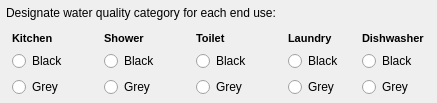
                   <widget class="QWidget" name="res_enduse_wwwidget" native="true">
                    <property name="minimumSize">
                     <size>
                      <width>0</width>
                      <height>0</height>
                     </size>
                    </property>
                    <layout class="QGridLayout" name="gridLayout_13">
                     <property name="leftMargin">
                      <number>6</number>
                     </property>
                     <property name="topMargin">
                      <number>6</number>
                     </property>
                     <property name="rightMargin">
                      <number>6</number>
                     </property>
                     <property name="bottomMargin">
                      <number>6</number>
                     </property>
                     <item row="0" column="0" colspan="3">
                      <widget class="QLabel" name="res_enduse_wwlbl">
                       <property name="whatsThis">
                        <string>Estimate of the annual irrigation volume per hectare</string>
                       </property>
                       <property name="text">
                        <string>Designate water quality category for each end use:</string>
                       </property>
                      </widget>
                     </item>
                     <item row="1" column="0">
                      <widget class="QWidget" name="kitchen_ww" native="true">
                       <layout class="QVBoxLayout" name="verticalLayout_12">
                        <property name="spacing">
                         <number>6</number>
                        </property>
                        <property name="leftMargin">
                         <number>6</number>
                        </property>
                        <property name="topMargin">
                         <number>6</number>
                        </property>
                        <property name="rightMargin">
                         <number>6</number>
                        </property>
                        <property name="bottomMargin">
                         <number>0</number>
                        </property>
                        <item>
                         <widget class="QLabel" name="kitchen_wwlbl">
                          <property name="whatsThis">
                           <string>Kitchen = kitchen tap, water for cooking and washing up. Demand is calculated from both tap and partly from dishwasher using values from AS6400 unless otherwise customized.</string>
                          </property>
                          <property name="text">
                           <string>&lt;!DOCTYPE HTML PUBLIC &quot;-//W3C//DTD HTML 4.0//EN&quot; &quot;http://www.w3.org/TR/REC-html40/strict.dtd&quot;&gt;
&lt;html&gt;&lt;head&gt;&lt;meta name=&quot;qrichtext&quot; content=&quot;1&quot; /&gt;&lt;style type=&quot;text/css&quot;&gt;
p, li { white-space: pre-wrap; }
&lt;/style&gt;&lt;/head&gt;&lt;body style=&quot; font-family:'MS Shell Dlg 2'; font-size:8pt; font-weight:400; font-style:normal;&quot;&gt;
&lt;p style=&quot; margin-top:0px; margin-bottom:0px; margin-left:0px; margin-right:0px; -qt-block-indent:0; text-indent:0px;&quot;&gt;&lt;span style=&quot; font-weight:600;&quot;&gt;Kitchen&lt;/span&gt;&lt;/p&gt;&lt;/body&gt;&lt;/html&gt;</string>
                          </property>
                         </widget>
                        </item>
                        <item>
                         <widget class="QRadioButton" name="kitchen_blackradio">
                          <property name="text">
                           <string>Black</string>
                          </property>
                         </widget>
                        </item>
                        <item>
                         <widget class="QRadioButton" name="kitchen_greyradio">
                          <property name="text">
                           <string>Grey</string>
                          </property>
                         </widget>
                        </item>
                       </layout>
                      </widget>
                     </item>
                     <item row="1" column="1">
                      <widget class="QWidget" name="shower_ww" native="true">
                       <layout class="QVBoxLayout" name="verticalLayout_13">
                        <property name="spacing">
                         <number>6</number>
                        </property>
                        <property name="leftMargin">
                         <number>6</number>
                        </property>
                        <property name="topMargin">
                         <number>6</number>
                        </property>
                        <property name="rightMargin">
                         <number>6</number>
                        </property>
                        <property name="bottomMargin">
                         <number>0</number>
                        </property>
                        <item>
                         <widget class="QLabel" name="shower_wwlbl">
                          <property name="whatsThis">
                           <string>Kitchen = kitchen tap, water for cooking and washing up. Demand is calculated from both tap and partly from dishwasher using values from AS6400 unless otherwise customized.</string>
                          </property>
                          <property name="text">
                           <string>&lt;!DOCTYPE HTML PUBLIC &quot;-//W3C//DTD HTML 4.0//EN&quot; &quot;http://www.w3.org/TR/REC-html40/strict.dtd&quot;&gt;
&lt;html&gt;&lt;head&gt;&lt;meta name=&quot;qrichtext&quot; content=&quot;1&quot; /&gt;&lt;style type=&quot;text/css&quot;&gt;
p, li { white-space: pre-wrap; }
&lt;/style&gt;&lt;/head&gt;&lt;body style=&quot; font-family:'MS Shell Dlg 2'; font-size:8pt; font-weight:400; font-style:normal;&quot;&gt;
&lt;p style=&quot; margin-top:0px; margin-bottom:0px; margin-left:0px; margin-right:0px; -qt-block-indent:0; text-indent:0px;&quot;&gt;&lt;span style=&quot; font-weight:600;&quot;&gt;Shower&lt;/span&gt;&lt;/p&gt;&lt;/body&gt;&lt;/html&gt;</string>
                          </property>
                         </widget>
                        </item>
                        <item>
                         <widget class="QRadioButton" name="shower_blackradio">
                          <property name="text">
                           <string>Black</string>
                          </property>
                         </widget>
                        </item>
                        <item>
                         <widget class="QRadioButton" name="shower_greyradio">
                          <property name="text">
                           <string>Grey</string>
                          </property>
                         </widget>
                        </item>
                       </layout>
                      </widget>
                     </item>
                     <item row="1" column="3">
                      <widget class="QWidget" name="laundry_ww" native="true">
                       <layout class="QVBoxLayout" name="verticalLayout_15">
                        <property name="spacing">
                         <number>6</number>
                        </property>
                        <property name="leftMargin">
                         <number>6</number>
                        </property>
                        <property name="topMargin">
                         <number>6</number>
                        </property>
                        <property name="rightMargin">
                         <number>6</number>
                        </property>
                        <property name="bottomMargin">
                         <number>0</number>
                        </property>
                        <item>
                         <widget class="QLabel" name="laundry_wwlbl">
                          <property name="whatsThis">
                           <string>Kitchen = kitchen tap, water for cooking and washing up. Demand is calculated from both tap and partly from dishwasher using values from AS6400 unless otherwise customized.</string>
                          </property>
                          <property name="text">
                           <string>&lt;!DOCTYPE HTML PUBLIC &quot;-//W3C//DTD HTML 4.0//EN&quot; &quot;http://www.w3.org/TR/REC-html40/strict.dtd&quot;&gt;
&lt;html&gt;&lt;head&gt;&lt;meta name=&quot;qrichtext&quot; content=&quot;1&quot; /&gt;&lt;style type=&quot;text/css&quot;&gt;
p, li { white-space: pre-wrap; }
&lt;/style&gt;&lt;/head&gt;&lt;body style=&quot; font-family:'MS Shell Dlg 2'; font-size:8pt; font-weight:400; font-style:normal;&quot;&gt;
&lt;p style=&quot; margin-top:0px; margin-bottom:0px; margin-left:0px; margin-right:0px; -qt-block-indent:0; text-indent:0px;&quot;&gt;&lt;span style=&quot; font-weight:600;&quot;&gt;Laundry&lt;/span&gt;&lt;/p&gt;&lt;/body&gt;&lt;/html&gt;</string>
                          </property>
                         </widget>
                        </item>
                        <item>
                         <widget class="QRadioButton" name="laundry_blackradio">
                          <property name="text">
                           <string>Black</string>
                          </property>
                         </widget>
                        </item>
                        <item>
                         <widget class="QRadioButton" name="laundry_greyradio">
                          <property name="text">
                           <string>Grey</string>
                          </property>
                         </widget>
                        </item>
                       </layout>
                      </widget>
                     </item>
                     <item row="1" column="2">
                      <widget class="QWidget" name="toilet_ww" native="true">
                       <layout class="QVBoxLayout" name="verticalLayout_14">
                        <property name="spacing">
                         <number>6</number>
                        </property>
                        <property name="leftMargin">
                         <number>6</number>
                        </property>
                        <property name="topMargin">
                         <number>6</number>
                        </property>
                        <property name="rightMargin">
                         <number>6</number>
                        </property>
                        <property name="bottomMargin">
                         <number>0</number>
                        </property>
                        <item>
                         <widget class="QLabel" name="toilet_wwlbl">
                          <property name="whatsThis">
                           <string>Kitchen = kitchen tap, water for cooking and washing up. Demand is calculated from both tap and partly from dishwasher using values from AS6400 unless otherwise customized.</string>
                          </property>
                          <property name="text">
                           <string>&lt;!DOCTYPE HTML PUBLIC &quot;-//W3C//DTD HTML 4.0//EN&quot; &quot;http://www.w3.org/TR/REC-html40/strict.dtd&quot;&gt;
&lt;html&gt;&lt;head&gt;&lt;meta name=&quot;qrichtext&quot; content=&quot;1&quot; /&gt;&lt;style type=&quot;text/css&quot;&gt;
p, li { white-space: pre-wrap; }
&lt;/style&gt;&lt;/head&gt;&lt;body style=&quot; font-family:'MS Shell Dlg 2'; font-size:8pt; font-weight:400; font-style:normal;&quot;&gt;
&lt;p style=&quot; margin-top:0px; margin-bottom:0px; margin-left:0px; margin-right:0px; -qt-block-indent:0; text-indent:0px;&quot;&gt;&lt;span style=&quot; font-weight:600;&quot;&gt;Toilet&lt;/span&gt;&lt;/p&gt;&lt;/body&gt;&lt;/html&gt;</string>
                          </property>
                         </widget>
                        </item>
                        <item>
                         <widget class="QRadioButton" name="toilet_blackradio">
                          <property name="text">
                           <string>Black</string>
                          </property>
                         </widget>
                        </item>
                        <item>
                         <widget class="QRadioButton" name="toilet_greyradio">
                          <property name="text">
                           <string>Grey</string>
                          </property>
                         </widget>
                        </item>
                       </layout>
                      </widget>
                     </item>
                     <item row="1" column="4">
                      <widget class="QWidget" name="dish_ww" native="true">
                       <layout class="QVBoxLayout" name="verticalLayout_16">
                        <property name="spacing">
                         <number>6</number>
                        </property>
                        <property name="leftMargin">
                         <number>6</number>
                        </property>
                        <property name="topMargin">
                         <number>6</number>
                        </property>
                        <property name="rightMargin">
                         <number>6</number>
                        </property>
                        <property name="bottomMargin">
                         <number>0</number>
                        </property>
                        <item>
                         <widget class="QLabel" name="dish_wwlbl">
                          <property name="whatsThis">
                           <string>Kitchen = kitchen tap, water for cooking and washing up. Demand is calculated from both tap and partly from dishwasher using values from AS6400 unless otherwise customized.</string>
                          </property>
                          <property name="text">
                           <string>&lt;!DOCTYPE HTML PUBLIC &quot;-//W3C//DTD HTML 4.0//EN&quot; &quot;http://www.w3.org/TR/REC-html40/strict.dtd&quot;&gt;
&lt;html&gt;&lt;head&gt;&lt;meta name=&quot;qrichtext&quot; content=&quot;1&quot; /&gt;&lt;style type=&quot;text/css&quot;&gt;
p, li { white-space: pre-wrap; }
&lt;/style&gt;&lt;/head&gt;&lt;body style=&quot; font-family:'MS Shell Dlg 2'; font-size:8pt; font-weight:400; font-style:normal;&quot;&gt;
&lt;p style=&quot; margin-top:0px; margin-bottom:0px; margin-left:0px; margin-right:0px; -qt-block-indent:0; text-indent:0px;&quot;&gt;&lt;span style=&quot; font-weight:600;&quot;&gt;Dishwasher&lt;/span&gt;&lt;/p&gt;&lt;/body&gt;&lt;/html&gt;</string>
                          </property>
                         </widget>
                        </item>
                        <item>
                         <widget class="QRadioButton" name="dish_blackradio">
                          <property name="text">
                           <string>Black</string>
                          </property>
                         </widget>
                        </item>
                        <item>
                         <widget class="QRadioButton" name="dish_greyradio">
                          <property name="text">
                           <string>Grey</string>
                          </property>
                         </widget>
                        </item>
                       </layout>
                      </widget>
                     </item>
                    </layout>
                   </widget>
